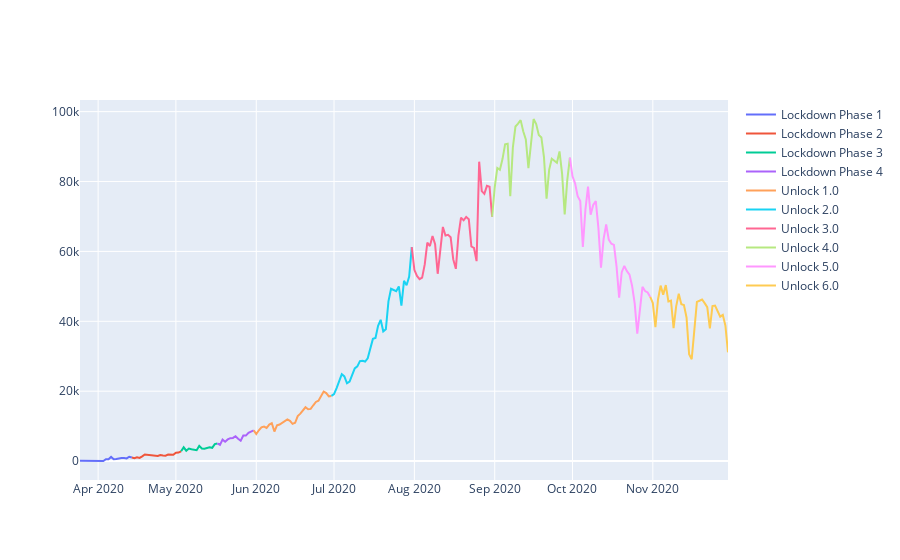

The notebook cell saved with this chart:
### Markdown cell above
### 'Unlock' Details

Unlock 1.0 : Shopping malls, religious places, hotels, restaurants reopened from June 8,
             Large gatherings banned, inter-state travel allowed, night curfew from 9pm to 5am
             
Unlock 2.0 : Inter and intra-state travel allowed, limited international travel allowed,
             Social distancing guidelines loosened, night curfew from 10pm to 5am
             
Unlock 3.0 : Night curfews removed, yoga centres and gyms reopened,
             Independence day celebrations with social distancing allowed,
             Maharashtra, Tamil Nadu imposed lockdown for the entire month, West Bengal twice a week
             
Unlock 4.0 : Restrictions on marriages, funerals easied somewhat,
             Other recreational gatherings of upto 100 allowed (check recreation movement)
             
Unlock 5.0 : Reopening of schools left to state goverments, theatres allowed to operate at 50% capacity,
             Kerala reopened tourist spots (check Kerala cases, mobility)
             
Unlock 6.0 : No real changes from Unlock 5.0

### Code cell
fig = go.Figure()

fig.add_trace(go.Scatter(x = df_lockdown.loc[m1].Date, y = df_lockdown.loc[m1].new_cases, mode = 'lines', name = 'Lockdown Phase 1'))
fig.add_trace(go.Scatter(x = df_lockdown.loc[m2].Date, y = df_lockdown.loc[m2].new_cases, mode = 'lines', name = 'Lockdown Phase 2'))
fig.add_trace(go.Scatter(x = df_lockdown.loc[m3].Date, y = df_lockdown.loc[m3].new_cases, mode = 'lines', name = 'Lockdown Phase 3'))
fig.add_trace(go.Scatter(x = df_lockdown.loc[m4].Date, y = df_lockdown.loc[m4].new_cases, mode = 'lines', name = 'Lockdown Phase 4'))
#fig.add_vline(x = '2020-03-25', line_dash = 'dash') # Start of phase 1

fig.add_trace(go.Scatter(x = df.loc[u1].Date, y = df.loc[u1].new_cases, mode = 'lines', name = 'Unlock 1.0'))
fig.add_trace(go.Scatter(x = df.loc[u2].Date, y = df.loc[u2].new_cases, mode = 'lines', name = 'Unlock 2.0'))
fig.add_trace(go.Scatter(x = df.loc[u3].Date, y = df.loc[u3].new_cases, mode = 'lines', name = 'Unlock 3.0'))
fig.add_trace(go.Scatter(x = df.loc[u4].Date, y = df.loc[u4].new_cases, mode = 'lines', name = 'Unlock 4.0'))
fig.add_trace(go.Scatter(x = df.loc[u5].Date, y = df.loc[u5].new_cases, mode = 'lines', name = 'Unlock 5.0'))
fig.add_trace(go.Scatter(x = df.loc[u6].Date, y = df.loc[u6].new_cases, mode = 'lines', name = 'Unlock 6.0'))

#fig.add_vline(x = '2020-04-14', line_dash = 'dash') # Start of phase 2

#fig.add_vline(x = '2020-05-03', line_dash = 'dash') # Start of phase 3

#fig.add_vline(x = '2020-05-17', line_dash = 'dash') # Start of phase 4

#fig.add_vline(x = '2020-05-31', line_dash = 'dash') # Start of U1

#fig.add_vline(x = '2020-06-30', line_dash = 'dash') # Start of phase 3

#fig.add_vline(x = '2020-07-31', line_dash = 'dash') # Start of phase 4

#fig.add_vline(x = '2020-08-31', line_dash = 'dash') # Start of U1

#fig.add_vline(x = '2020-09-30', line_dash = 'dash') # Start of phase 3

#fig.add_vline(x = '2020-10-31', line_dash = 'dash') # Start of phase 4

fig.show()
#fig.add_trace(go.Scatter(x = df.Date, y = df.new_tests_smoothed, mode = 'lines', name = 'Daily tests'))
